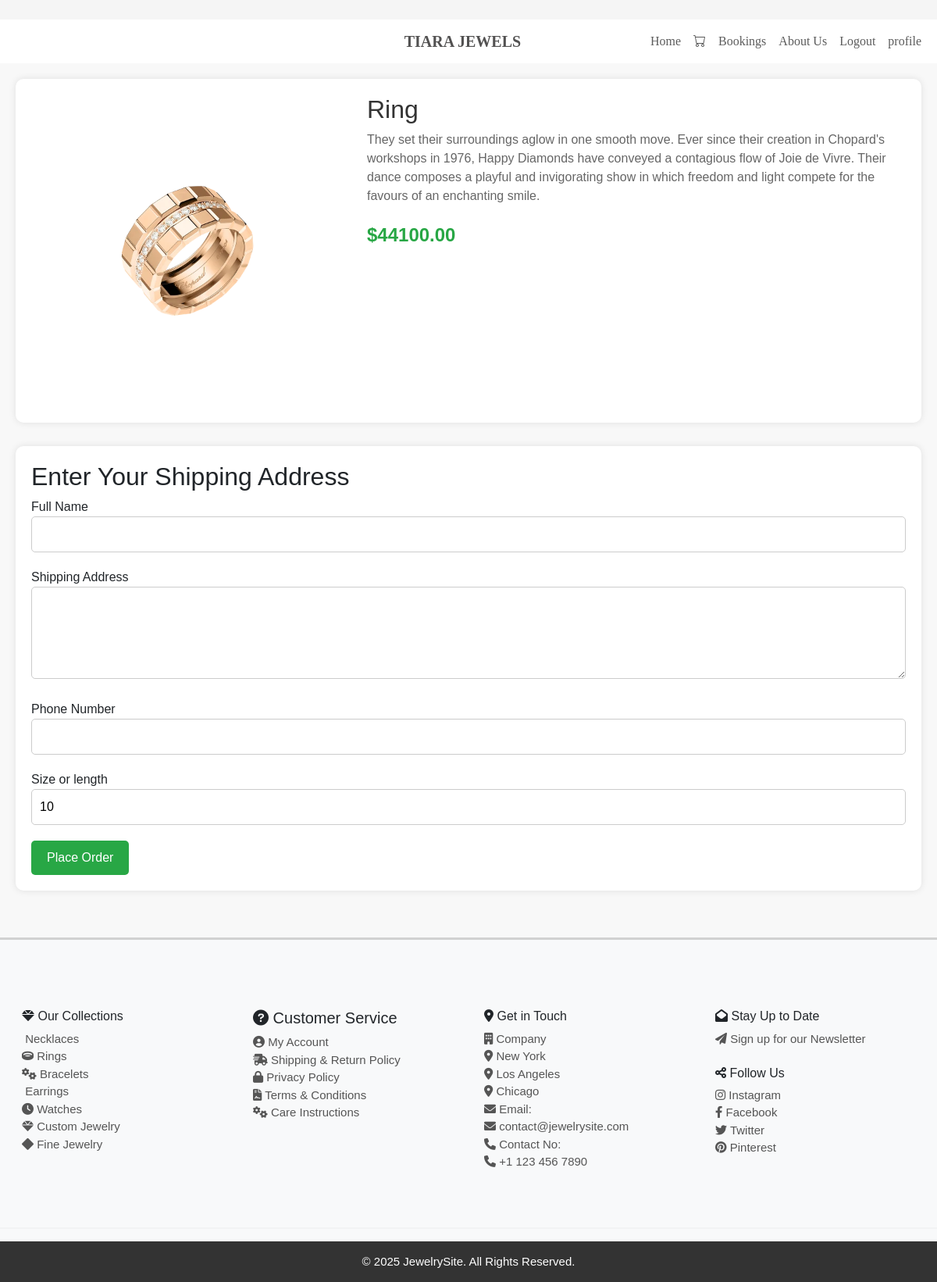
The page /address/34/ (signed in) on the database as committed earlier.
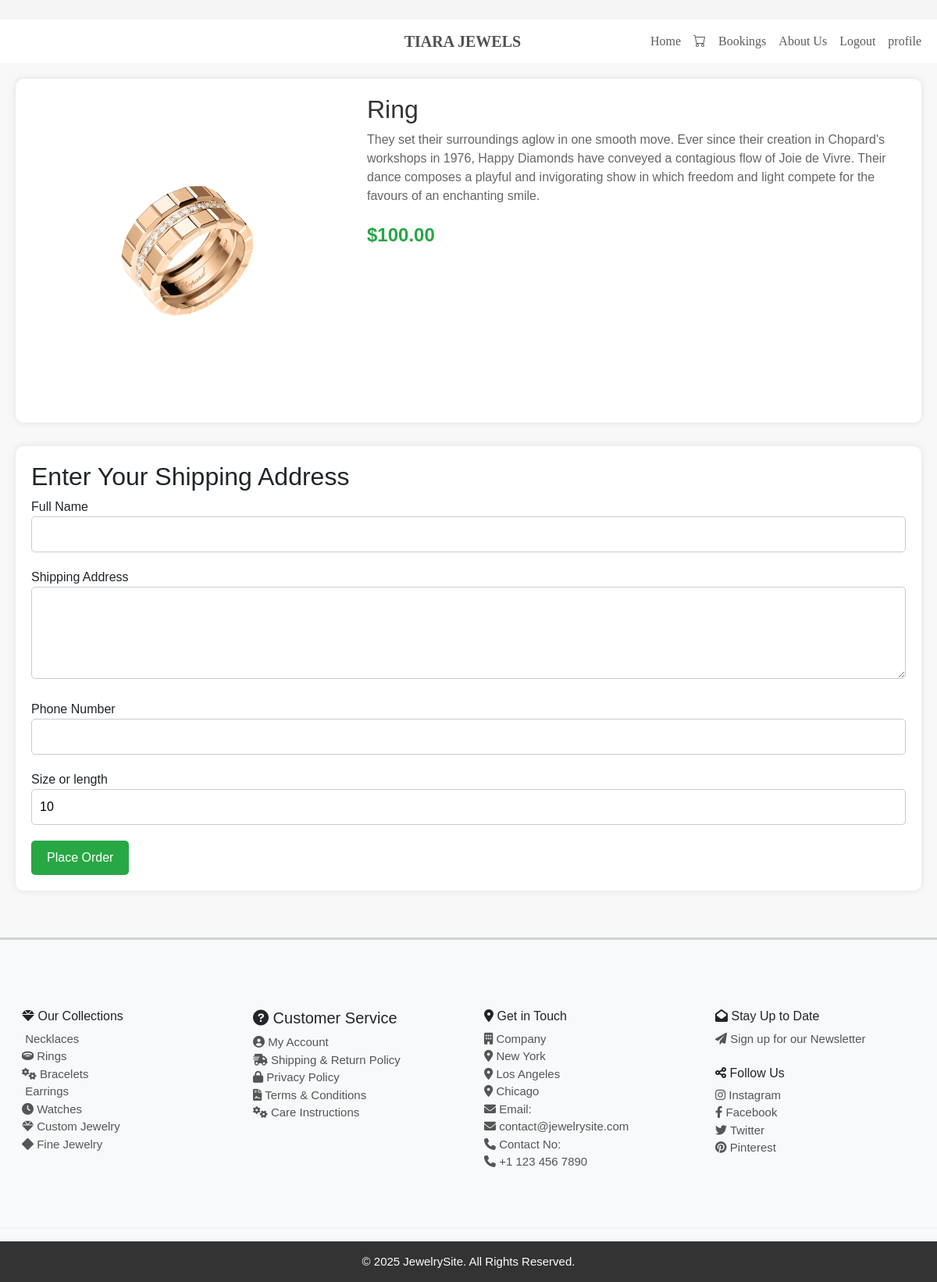
The same page on the database as committed later.
### app/models.py (models this page shows, shortened)
class Jewelry(models.Model):
    name = models.CharField(max_length=255)
    description = models.TextField()
    material = models.CharField(max_length=100)
    price = models.DecimalField(max_digits=10, decimal_places=2)
    weight = models.DecimalField(max_digits=5, decimal_places=2)
    image = models.ImageField()
    created_at = models.DateTimeField(auto_now_add=True)
    category = models.ForeignKey(JewelryType, on_delete=models.CASCADE)

### app/views.py (the view, shortened to what this page needs)
# urls.py: path('address/<id>/', views.address_page, name='address_page'),
def address_page(req, id):
    product = Jewelry.objects.get(pk=id)
    user = User.objects.get(username=req.session['user'])
    user_address = Address.objects.filter(user=user).order_by('-id').first()
    return render(req, 'user/user_dtls.html', {'product': product, 'user_address': user_address})

### templates/user/user_dtls.html (shortened to what the changed rows need)
<!DOCTYPE html>
<html lang="en">
<head>
    <link rel="stylesheet" href="https://cdnjs.cloudflare.com/ajax/libs/font-awesome/6.0.0-beta3/css/all.min.css">
    <link href="https://cdn.jsdelivr.net/npm/bootstrap@5.3.3/dist/css/bootstrap.min.css" rel="stylesheet">
    <link rel="stylesheet" href="https://cdn.jsdelivr.net/npm/bootstrap-icons@1.11.3/font/bootstrap-icons.min.css">
    {% load static %}
    <link rel="stylesheet" href="{% static '/css/user_dtls.css' %}">
</head>
<body>
<div class="container">
    <div class="product-details">
        <div class="product-image">
            <img src="{{ product.image.url }}" alt="{{ product.name }}">
        </div>
        <div class="product-info">
            <h1>{{ product.name }}</h1>
            <p>{{ product.description }}</p>
            <p class="price">${{ product.price }}</p>
        </div>
    </div>
    {% if user.is_authenticated %}
    <div class="address-form">
        <h2>Enter Your Shipping Address</h2>
    </div>
{% endif %}
</div>
</body>
</html>

Rows that differ between the two databases and show on the page:
changed Jewelry "Ring": price "44100.00" → "100.00"
